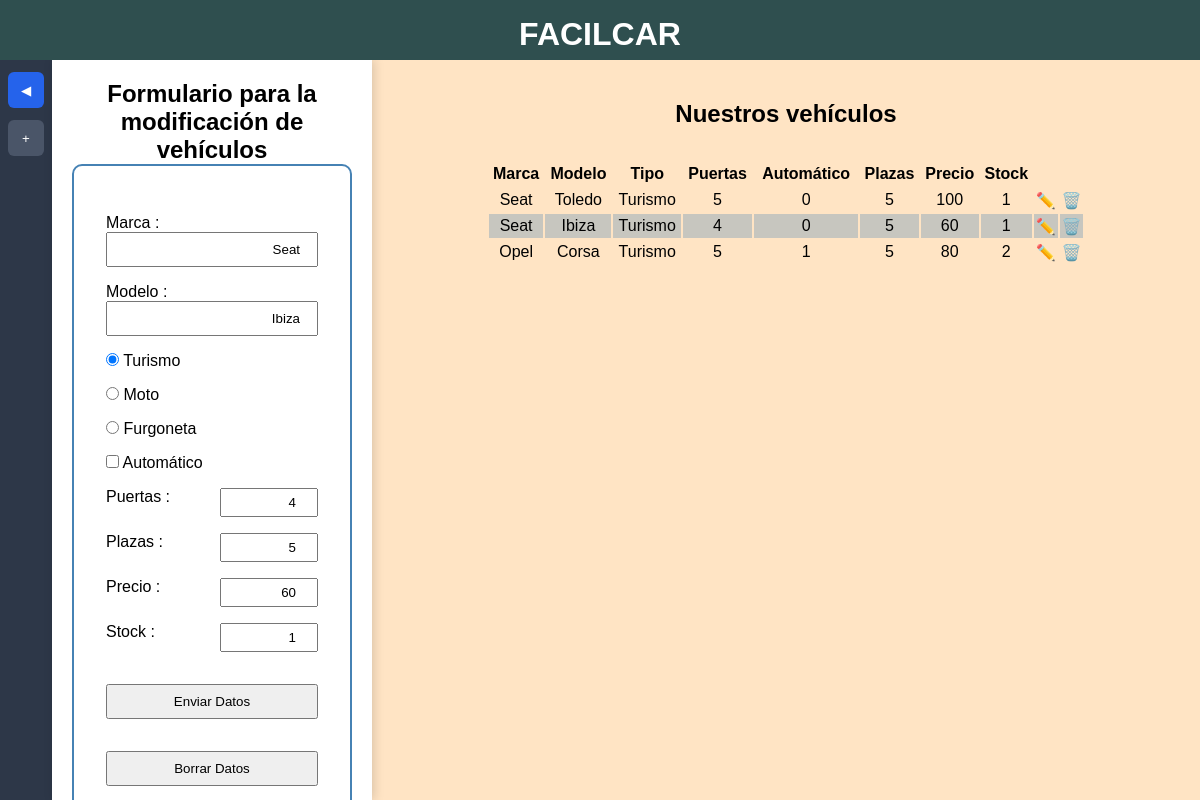
The app's page /index.php?id=2 with its own data.
### tables this page shows
CREATE TABLE `vehiculos` (
  `id_vehiculo` int NOT NULL AUTO_INCREMENT,
  `marca` varchar(20) NOT NULL,
  `modelo` varchar(20) NOT NULL,
  `tipo` enum('Moto','Turismo','Furgoneta') NOT NULL,
  `numero_puertas` int DEFAULT NULL,
  `automatico` tinyint DEFAULT NULL,
  `plazas` int DEFAULT NULL,
  `precio_dia` decimal(10,0) DEFAULT NULL,
  `stock` int DEFAULT '1',
  PRIMARY KEY (`id_vehiculo`)
);

### index.php (the view, shortened to what this page needs)
<?php
include_once 'connection.php';
$select = "SELECT * FROM vehiculos";
$sql_select = $conn->prepare($select);
$sql_select->execute();
$resultadoSelect = $sql_select->fetchAll();
$actualizarVehiculo = [];
if ($_GET) {
    $id = $_GET['id'];
    foreach ($resultadoSelect as $vehiculo) {
        if ($vehiculo['id_vehiculo'] == $id) {
            $actualizarVehiculo['id'] = $id;
            $actualizarVehiculo['marca'] = $vehiculo['marca'];
            $actualizarVehiculo['modelo'] = $vehiculo['modelo'];
            $actualizarVehiculo['tipo'] = $vehiculo['tipo'];
            $actualizarVehiculo['numero_puertas'] = $vehiculo['numero_puertas'];
            $actualizarVehiculo['automatico'] = $vehiculo['automatico'];
            $actualizarVehiculo['plazas'] = $vehiculo['plazas'];
            $actualizarVehiculo['precio_dia'] = $vehiculo['precio_dia'];
            $actualizarVehiculo['stock'] = $vehiculo['stock'];
            break;
        }
    }
}
?>
<!DOCTYPE html>
<html lang="es">
<head>
  <link rel="stylesheet" href="css/style.css" />
  <link rel="stylesheet" href="css/panell_lateral.css" />
</head>
    <body>
        <header>
            <h1>FACILCAR</h1>
        </header>
        <div class="layout">
            <aside class="barra">
                <button class="boton-panel"
                    data-panel="formulario"
                    data-tooltip="Abrir formulario"
                    data-tooltip-abrir="Abrir formulario"
                    data-tooltip-cerrar="Cerrar formulario">
                    <span class="icono flecha"></span>
                </button>
                <button class="boton-panel"
                    data-panel="nuevo"
                    data-tooltip="Nuevo registro"
                    data-tooltip-abrir="Nuevo registro"
                    data-tooltip-cerrar="Cerrar panel"
                    >
                    <span class="icono mas">+</span>
                </button>
            </aside>
            <section class="paneles">
                <div class="panel-lateral <?= isset($_GET['id']) ? 'activo' : '' ?>" id="formulario">
                    <div class="contenido">
   <?php if ($_GET) : ?>
     <h2>Formulario para la modificación de vehículos</h2>
    <form
      action="updateVehiculo.php"
      method="POST"
      class="formInsertVehiculos">
      <div>
        <label for="marca">Marca : </label>
        <input type="text" id="marca" name="marca" value="<?= $actualizarVehiculo['marca'] ?>"/>
      </div>
      <div>
        <label for="modelo">Modelo : </label>
        <input type="text" id="modelo" name="modelo" value="<?= $actualizarVehiculo['modelo'] ?>"/>
      </div>
      <div class="tipos">
        <div>
          <input type="radio" name="tipo" id="turismo" value="Turismo" <?php if ($actualizarVehiculo['tipo'] == "Turismo") {
              echo "checked";
          } ?> />
          <label for="turismo"> Turismo</label>
        </div>
        <div>
          <input type="radio" name="tipo" id="moto" value="Moto" <?php if ($actualizarVehiculo['tipo'] == "Moto") {
              echo "checked";
          } ?>/>
          <label for="moto"> Moto</label>
        </div>
        <div>
          <input type="radio" name="tipo" id="furgoneta" value="Furgoneta" <?php if ($actualizarVehiculo['tipo'] == "Furgoneta") {
              echo "checked";
          } ?> />
          <label for="furgoneta"> Furgoneta</label>
        </div>
        <div>
         <input type="checkbox" name="automatico" id="automatico" <?php if ($actualizarVehiculo['automatico'] == "1") {
             echo "checked";
         } ?>> <label for="automatico">  Automático</label>
        </div>
      </div>
<div class="grid2">
        <label for="puertas">Puertas : </label><input type="number" name="puertas" id="puertas" min="0" max="7" value="<?= $actualizarVehiculo['numero_puertas'] ?>">
      </div>
      <div class="grid2">
        <label for="plazas">Plazas : </label><input type="number" name="plazas" id="plazas" min="2" max="10" value="<?= $actualizarVehiculo['plazas'] ?>">
      </div>
      <div class="grid2">
        <label for="precio">Precio : </label><input type="number" name="precio" id="precio" min="0" step="0.01" value="<?= $actualizarVehiculo['precio_dia'] ?>">
      </div>
      <div class="grid2">
        <label for="stock">Stock : </label><input type="number" name="stock" id="stock" min="1" value="<?= $actualizarVehiculo['stock'] ?>">
      </div>
      <div class="botones">
        <button type="submit">Enviar Datos</button>
        <button type="reset" >Borrar Datos</button>
      </div>
    </form>
    <?php endif ?>
                    </div>
                </div>
            </section>
            <main>
                <h2>
                    Nuestros vehículos
                </h2>
                <table>
      <thead>
        <tr>
          <th>Marca</th>
          <th>Modelo</th>
          <th>Tipo</th>
          <th>Puertas</th>
          <th>Automático</th>
          <th>Plazas</th>
          <th>Precio</th>
          <th>Stock</th>
          <th></th>
          <th></th>
        </tr>
      </thead>
      <tbody>
        <?php foreach ($resultadoSelect as $vehiculo) : ?>
          <tr>
                <td><?php echo $vehiculo['marca'] ?></td>
                <td><?= $vehiculo['modelo'] ?></td>
                <td><?= $vehiculo['tipo'] ?></td>
                <td><?= $vehiculo['numero_puertas'] ?></td>
                <td><?= $vehiculo['automatico'] ?></td>
                <td><?= $vehiculo['plazas'] ?></td>
                <td><?= $vehiculo['precio_dia'] ?></td>
                <td><?= $vehiculo['stock'] ?></td>
                <td> <a href="index.php?id=<?php echo $vehiculo['id_vehiculo']; ?>" class="float-right edit"> ✏️ </a></td>
                <td> <a href="delete.php?id=<?php echo $vehiculo['id_vehiculo']; ?>" class="float-right ml-3"> 🗑️ </a></td>
          </tr>
        <?php endforeach ?>
      </tbody>
    </table>
  </main>
        </div>
    </body>
</html>

### css/style.css (style rules this page uses)
* { margin: 0; padding: 0; box-sizing: border-box; font-family: 'Segoe UI', Tahoma, Geneva, Verdana, sans-serif; }
header { background-color: darkslategrey; padding: 1rem 0; text-align: center; height: 60px; color: white; }
h1, h2 { text-align: center; }
label { display: block; }
#marca, #modelo { width: 100%; padding: .5rem 1rem; text-align: right; }

### css/panell_lateral.css (style rules this page uses)
* { margin: 0; padding: 0; box-sizing: border-box; font-family: Verdana, Geneva, Tahoma, sans-serif; }
body { background-color: bisque; }
.layout { display: flex; height: calc(100vh - 60px); overflow: hidden; }
.barra { width: 52px; background: #2d3748; display: flex; flex-direction: column; align-items: center; gap: 12px; padding: 12px 8px; flex-shrink: 0; }
.boton-panel { width: 36px; height: 36px; border: none; border-radius: 6px; background: #4a5568; color: white; cursor: pointer; position: relative; transition: .25s; }
.boton-panel.activo { background: #2563eb; }
.paneles { display: flex; flex-shrink: 0; }
.panel-lateral { width: 0; overflow: hidden; background: white; transition: width .35s ease; box-shadow: 2px 0 10px rgba(0, 0, 0, .15); }
.panel-lateral.activo { width: 320px; }
.panel-lateral .contenido { width: 320px; padding: 20px; }
main { flex: 1; padding: 40px; overflow: auto; }
.boton-panel::after { content: attr(data-tooltip); position: absolute; left: calc(100% + 12px); top: 50%; transform: translateY(-50%); background: #333; color: white; padding: 8px 12px; border-radius: 6px; font-size: 14px; white-space: nowrap; opacity: 0; pointer-events: none; transition: .2s; }
.flecha::before { content: "▶"; }
.boton-panel.activo .flecha::before { content: "◀"; }

### records on screen
vehiculos: marca "Seat", modelo "Ibiza", tipo "☑ Turismo", tipo "☐ Moto", tipo "☐ Furgoneta", puertas "4", plazas "5", precio "60", stock "1", tipo "Turismo", numero_puertas "4", automatico "0", precio_dia "60"
vehiculos: marca "Seat", modelo "Toledo", tipo "Turismo", numero_puertas "5", automatico "0", plazas "5", precio_dia "100", stock "1"
vehiculos: marca "Opel", modelo "Corsa", tipo "Turismo", numero_puertas "5", automatico "1", plazas "5", precio_dia "80", stock "2"
